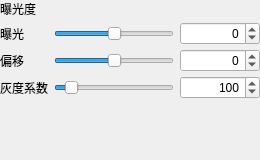
<?xml version="1.0" encoding="UTF-8"?>
<ui version="4.0">
 <class>AdjExposure</class>
 <widget class="QWidget" name="AdjExposure">
  <property name="geometry">
   <rect><x>0</x><y>0</y><width>260</width><height>160</height></rect>
  </property>
  <layout class="QVBoxLayout" name="rootLayout">
   <property name="spacing"><number>4</number></property>
   <property name="leftMargin"><number>0</number></property>
   <property name="topMargin"><number>0</number></property>
   <property name="rightMargin"><number>0</number></property>
   <property name="bottomMargin"><number>0</number></property>
           <item>
            <widget class="QLabel" name="labelTitle">
             <property name="visible"><bool>false</bool></property>
             <property name="text"><string>曝光度</string></property>
            </widget>
           </item>
           <item>
            <layout class="QGridLayout" name="grid">

             <property name="horizontalSpacing"><number>6</number></property>
             <property name="verticalSpacing"><number>4</number></property>
              <item row="0" column="0">
               <widget class="QLabel" name="label_exposure">
                <property name="text"><string>曝光</string></property>
               </widget>
              </item>
              <item row="0" column="1">
               <widget class="QSlider" name="slider_exposure">
                <property name="sizePolicy">
                 <sizepolicy hsizetype="Expanding" vsizetype="Fixed">
                  <horstretch>1</horstretch>
                  <verstretch>0</verstretch>
                 </sizepolicy>
                </property>
                <property name="orientation"><enum>Qt::Orientation::Horizontal</enum></property>
                <property name="minimum"><number>-2000</number></property>
                <property name="maximum"><number>2000</number></property>
                <property name="value"><number>0</number></property>
               </widget>
              </item>
              <item row="0" column="2">
               <widget class="QSpinBox" name="spin_exposure">
                <property name="sizePolicy">
                 <sizepolicy hsizetype="Fixed" vsizetype="Fixed">
                  <horstretch>0</horstretch>
                  <verstretch>0</verstretch>
                 </sizepolicy>
                </property>
                <property name="minimumSize">
                 <size>
                  <width>80</width>
                  <height>0</height>
                 </size>
                </property>
                <property name="maximumSize">
                 <size>
                  <width>96</width>
                  <height>16777215</height>
                 </size>
                </property>
                <property name="alignment">
                 <set>Qt::AlignmentFlag::AlignRight|Qt::AlignmentFlag::AlignVCenter</set>
                </property>
                <property name="minimum"><number>-2000</number></property>
                <property name="maximum"><number>2000</number></property>
                <property name="value"><number>0</number></property>
               </widget>
              </item>
              <item row="1" column="0">
               <widget class="QLabel" name="label_offset">
                <property name="text"><string>偏移</string></property>
               </widget>
              </item>
              <item row="1" column="1">
               <widget class="QSlider" name="slider_offset">
                <property name="sizePolicy">
                 <sizepolicy hsizetype="Expanding" vsizetype="Fixed">
                  <horstretch>1</horstretch>
                  <verstretch>0</verstretch>
                 </sizepolicy>
                </property>
                <property name="orientation"><enum>Qt::Orientation::Horizontal</enum></property>
                <property name="minimum"><number>-50</number></property>
                <property name="maximum"><number>50</number></property>
                <property name="value"><number>0</number></property>
               </widget>
              </item>
              <item row="1" column="2">
               <widget class="QSpinBox" name="spin_offset">
                <property name="sizePolicy">
                 <sizepolicy hsizetype="Fixed" vsizetype="Fixed">
                  <horstretch>0</horstretch>
                  <verstretch>0</verstretch>
                 </sizepolicy>
                </property>
                <property name="minimumSize">
                 <size>
                  <width>80</width>
                  <height>0</height>
                 </size>
                </property>
                <property name="maximumSize">
                 <size>
                  <width>96</width>
                  <height>16777215</height>
                 </size>
                </property>
                <property name="alignment">
                 <set>Qt::AlignmentFlag::AlignRight|Qt::AlignmentFlag::AlignVCenter</set>
                </property>
                <property name="minimum"><number>-50</number></property>
                <property name="maximum"><number>50</number></property>
                <property name="value"><number>0</number></property>
               </widget>
              </item>
              <item row="2" column="0">
               <widget class="QLabel" name="label_gamma">
                <property name="text"><string>灰度系数</string></property>
               </widget>
              </item>
              <item row="2" column="1">
               <widget class="QSlider" name="slider_gamma">
                <property name="sizePolicy">
                 <sizepolicy hsizetype="Expanding" vsizetype="Fixed">
                  <horstretch>1</horstretch>
                  <verstretch>0</verstretch>
                 </sizepolicy>
                </property>
                <property name="orientation"><enum>Qt::Orientation::Horizontal</enum></property>
                <property name="minimum"><number>1</number></property>
                <property name="maximum"><number>999</number></property>
                <property name="value"><number>100</number></property>
               </widget>
              </item>
              <item row="2" column="2">
               <widget class="QSpinBox" name="spin_gamma">
                <property name="sizePolicy">
                 <sizepolicy hsizetype="Fixed" vsizetype="Fixed">
                  <horstretch>0</horstretch>
                  <verstretch>0</verstretch>
                 </sizepolicy>
                </property>
                <property name="minimumSize">
                 <size>
                  <width>80</width>
                  <height>0</height>
                 </size>
                </property>
                <property name="maximumSize">
                 <size>
                  <width>96</width>
                  <height>16777215</height>
                 </size>
                </property>
                <property name="alignment">
                 <set>Qt::AlignmentFlag::AlignRight|Qt::AlignmentFlag::AlignVCenter</set>
                </property>
                <property name="minimum"><number>1</number></property>
                <property name="maximum"><number>999</number></property>
                <property name="value"><number>100</number></property>
               </widget>
              </item>
            </layout>
           </item>   <item>
    <spacer name="vSpacer">
     <property name="orientation"><enum>Qt::Orientation::Vertical</enum></property>
     <property name="sizeHint" stdset="0"><size><width>20</width><height>1</height></size></property>
    </spacer>
   </item>
  </layout>
 </widget>
 <resources/>
 <connections/>
</ui>
